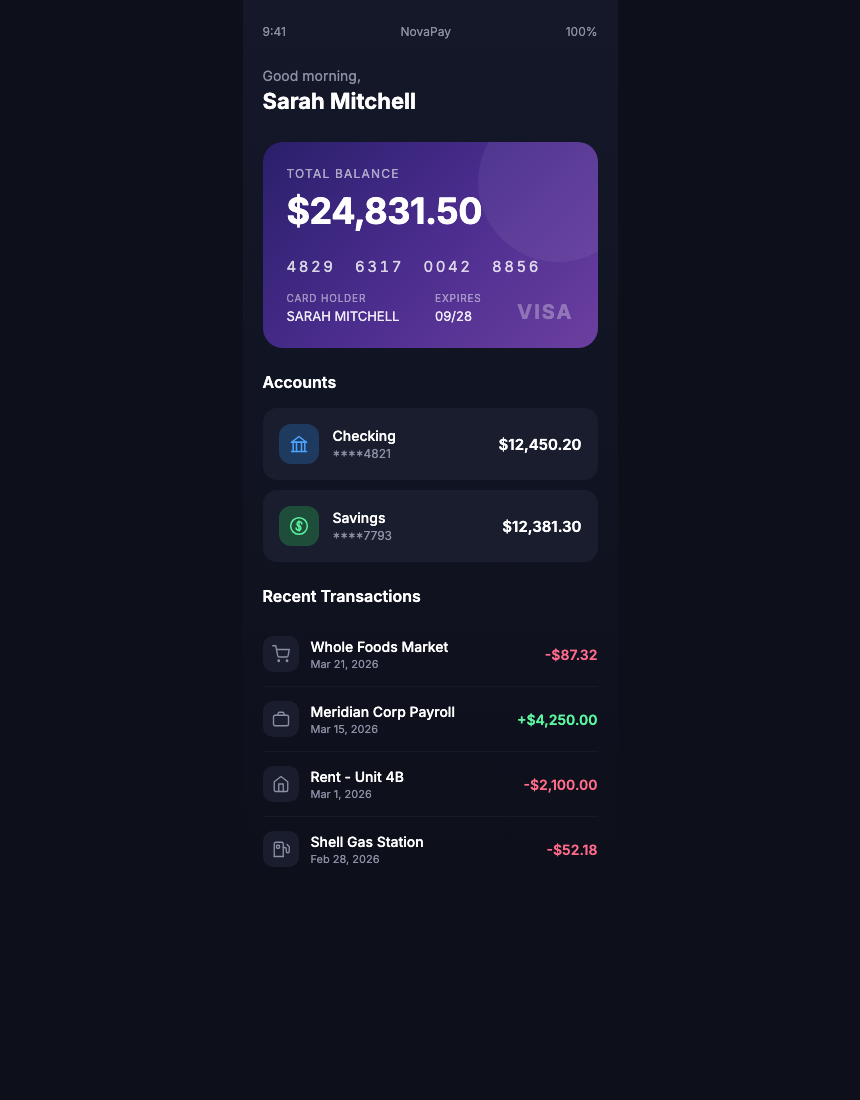
#> input picture tests/data/samples/exports/banking-dark.png, 860 x 1100 px
$ python -i image_optimizer.py   (imports and definitions only)
#> lines starting #> are read from the running program, lines starting #| are printed output that depends on the picture; after the words box and inside, x2 and y2 are one past the last pixel; in counts of white or black regions, pixels touching at a corner belong together
"""
Image preprocessing for improved OCR accuracy.

Implements adaptive thresholding, scaling, binarization, and noise removal
to optimize images before Apple Vision Framework OCR processing.
"""

import tempfile
from pathlib import Path
from typing import Optional

import numpy as np

try:
    import cv2
    OPENCV_AVAILABLE = True
except ImportError:
    OPENCV_AVAILABLE = False


class OCRPreprocessor:
    """
    Preprocessor for optimizing images before OCR.

    Uses OpenCV to apply adaptive thresholding, scaling, binarization,
    and noise removal to improve character recognition accuracy.
    """

    def __init__(
        self,
        target_dpi: int = 300,
        enable_adaptive_threshold: bool = True,
        enable_noise_removal: bool = True,
        enable_deskew: bool = False,  # Experimental
    ):
        """
        Initialize the preprocessor.

        Args:
            target_dpi: Target DPI for scaling (300 is optimal for OCR)
            enable_adaptive_threshold: Use adaptive thresholding for uneven lighting
            enable_noise_removal: Remove salt-and-pepper noise
            enable_deskew: Attempt to correct image skew (experimental)
        """
        if not OPENCV_AVAILABLE:
            raise RuntimeError("OpenCV not available. Install opencv-python.")

        self.target_dpi = target_dpi
        self.enable_adaptive_threshold = enable_adaptive_threshold
        self.enable_noise_removal = enable_noise_removal
        self.enable_deskew = enable_deskew

    def process(self, image_path: str, output_path: Optional[str] = None) -> str:
        """
        Process an image for optimal OCR.

        Args:
            image_path: Path to input image
            output_path: Optional path for output (creates temp file if None)

        Returns:
            Path to the processed image
        """
        # Read image
        img = cv2.imread(image_path)
#> img is the input picture: shape (1100, 860, 3); mean B, G, R 39.5, 22.2, 22
        if img is None:
            raise ValueError(f"Could not read image: {image_path}")

        # Apply preprocessing pipeline
        processed = self._preprocess_pipeline(img)

        # Save to output path or temp file
        if output_path is None:
            suffix = Path(image_path).suffix or '.png'
            fd, output_path = tempfile.mkstemp(suffix=suffix)
            import os
            os.close(fd)

        cv2.imwrite(output_path, processed)
        return output_path

    def _preprocess_pipeline(self, img: np.ndarray) -> np.ndarray:
        """
        Apply the full preprocessing pipeline.

        Pipeline order:
        1. Scale to target DPI (if needed)
        2. Convert to grayscale
        3. Apply adaptive thresholding (optional)
        4. Remove noise (optional)
        5. Deskew (optional, experimental)
        """
        # Step 1: Scale if image is small (assume 72 DPI source if small)
        img = self._scale_to_target_dpi(img)

        # Step 2: Convert to grayscale
        if len(img.shape) == 3:
            gray = cv2.cvtColor(img, cv2.COLOR_BGR2GRAY)
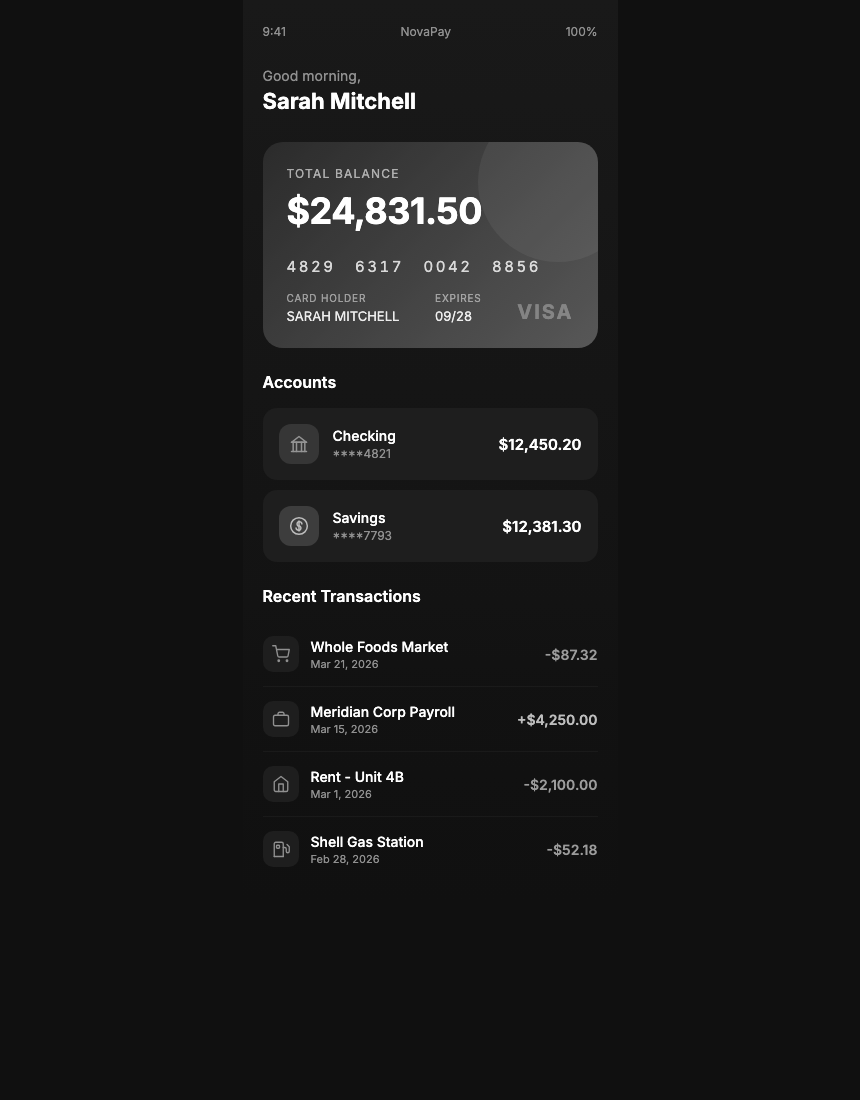
#> gray: shape (1100, 860); min 16, max 255, mean 24.4
        else:
            gray = img

        # Step 3: Apply adaptive thresholding
        if self.enable_adaptive_threshold:
            # Adaptive threshold handles uneven lighting in scanned documents
            binary = cv2.adaptiveThreshold(
                gray, 255,
                cv2.ADAPTIVE_THRESH_GAUSSIAN_C,
                cv2.THRESH_BINARY,
                blockSize=11,  # Size of local region
                C=2  # Constant subtracted from mean
            )
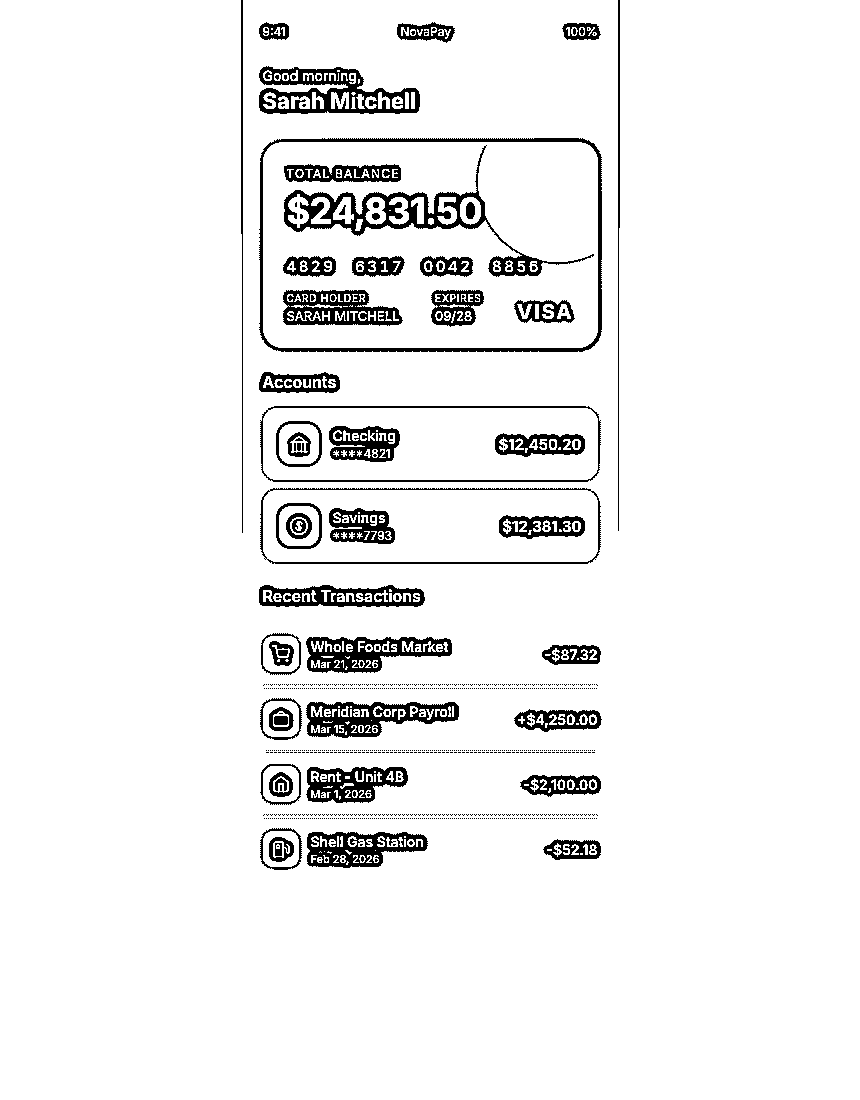
#> binary: shape (1100, 860); 94.3% white; 991 black regions (927 under 20 px), largest, box (x1, y1, x2, y2) and area: (284, 145, 594, 277) 4562, (259, 138, 602, 352) 3797, (259, 66, 420, 114) 3480
        else:
            # Standard Otsu binarization
            _, binary = cv2.threshold(gray, 0, 255, cv2.THRESH_BINARY + cv2.THRESH_OTSU)

        # Step 4: Noise removal
        if self.enable_noise_removal:
            # Morphological opening removes small noise particles
            kernel = np.ones((1, 1), np.uint8)
            binary = cv2.morphologyEx(binary, cv2.MORPH_OPEN, kernel)

            # Optional: median blur for salt-and-pepper noise
            binary = cv2.medianBlur(binary, 3)
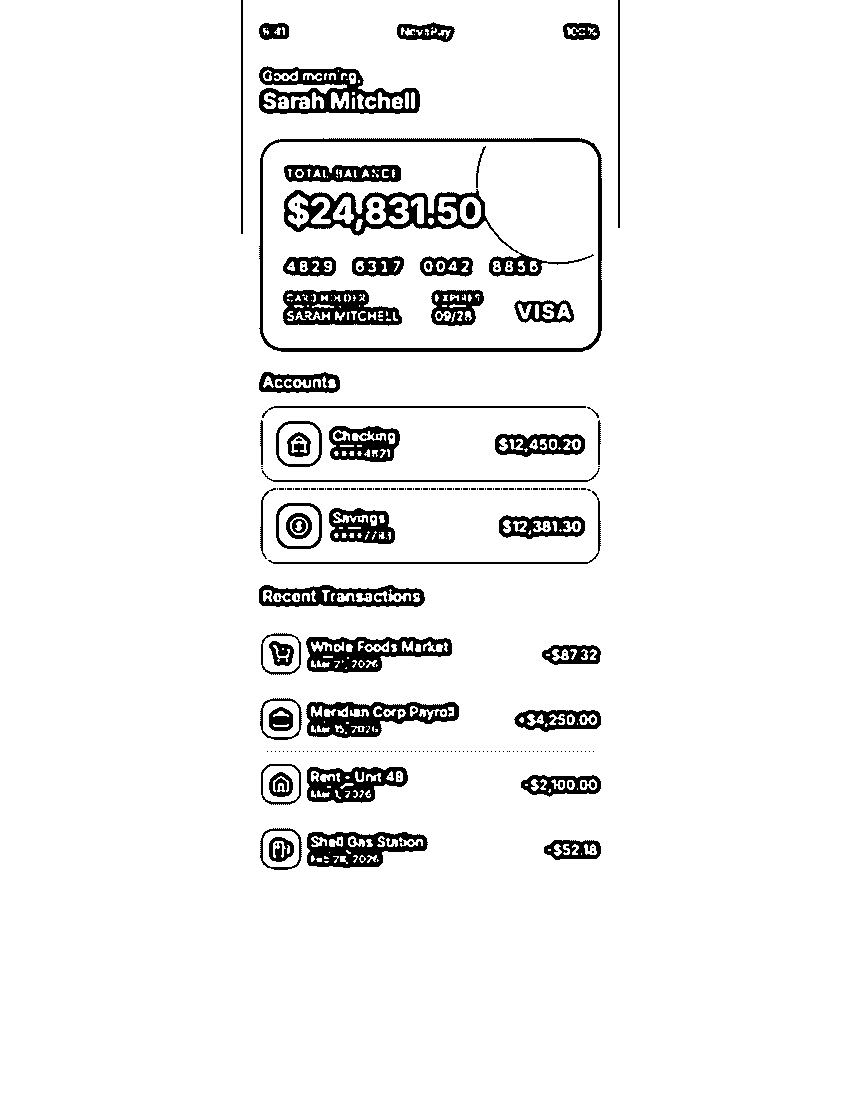
#> binary: shape (1100, 860); 94.4% white; 307 black regions (243 under 20 px), largest, box (x1, y1, x2, y2) and area: (284, 189, 594, 277) 4500, (259, 138, 602, 352) 3830, (259, 66, 420, 114) 3524

        # Step 5: Deskew (experimental)
        if self.enable_deskew:
            binary = self._deskew(binary)

        return binary

    def _scale_to_target_dpi(self, img: np.ndarray) -> np.ndarray:
        """
        Scale image to target DPI.

        Assumes source images below 200 pixels height are low-DPI
        and need upscaling for better OCR.
        """
        height, width = img.shape[:2]

        # Heuristic: if image is small, upscale
        # Assume 72 DPI source for small images
        if height < 500 or width < 500:
            # Scale factor to reach ~300 DPI equivalent
            scale_factor = max(2.0, self.target_dpi / 72)
            img = cv2.resize(
                img, None,
                fx=scale_factor,
                fy=scale_factor,
                interpolation=cv2.INTER_CUBIC
            )
        elif height > 4000 or width > 4000:
            # Downscale very large images to prevent memory issues
            scale_factor = min(4000 / height, 4000 / width)
            img = cv2.resize(
                img, None,
                fx=scale_factor,
                fy=scale_factor,
                interpolation=cv2.INTER_AREA
            )

        return img

    # [84 lines left out: functions _deskew, preprocess_for_ocr, not called in this run]

>>> result = OCRPreprocessor().process('../../tests/data/samples/exports/banking-dark.png')

$ run again, on tests/data/samples/exports/chat.png
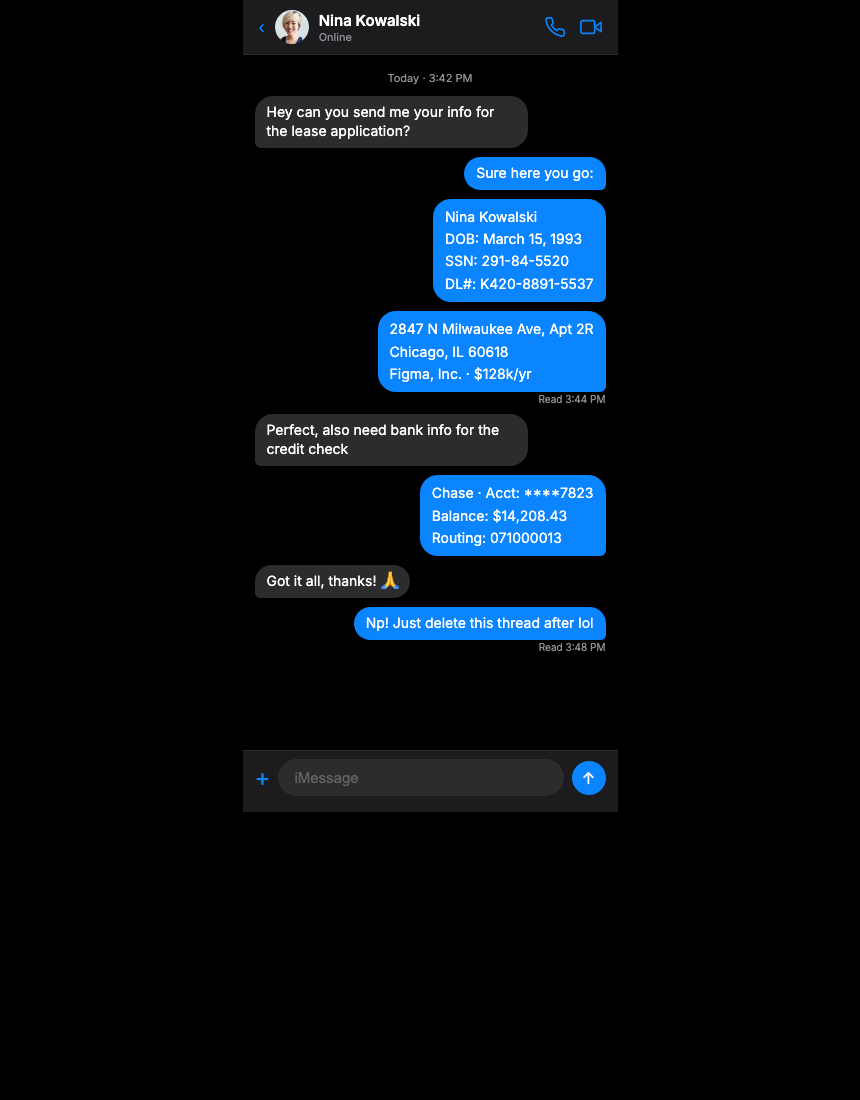
#> input picture tests/data/samples/exports/chat.png, 860 x 1100 px
#> in process, img is the input picture: shape (1100, 860, 3); mean B, G, R 21.6, 14, 6.6
#> in _preprocess_pipeline, `binary = cv2.adaptiveThreshold( gray, 255, cv2.ADAPTIVE_THRESH_GAUSSIA..`:
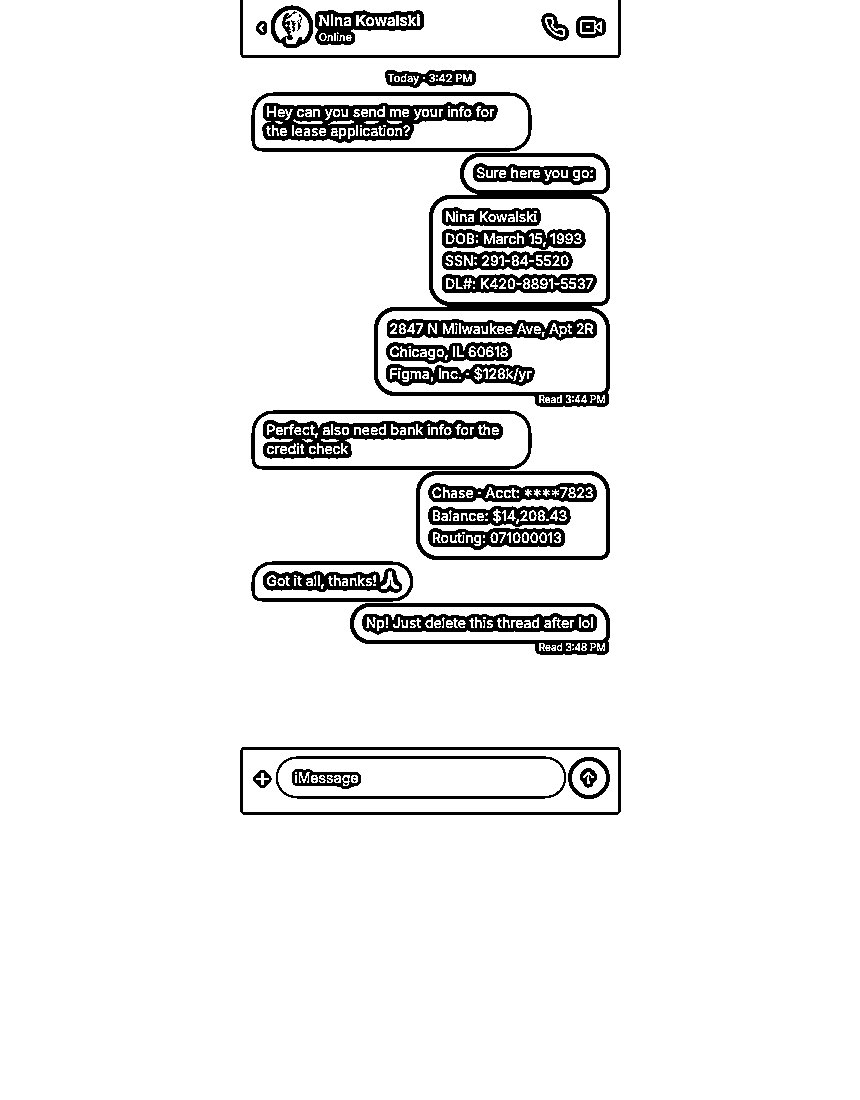
#> binary: shape (1100, 860); 93.3% white; 203 black regions (152 under 20 px), largest, box (x1, y1, x2, y2) and area: (374, 153, 610, 407) 6771, (262, 102, 498, 143) 4717, (263, 420, 503, 459) 3992
#> in _preprocess_pipeline, `binary = cv2.medianBlur(binary, 3)`:
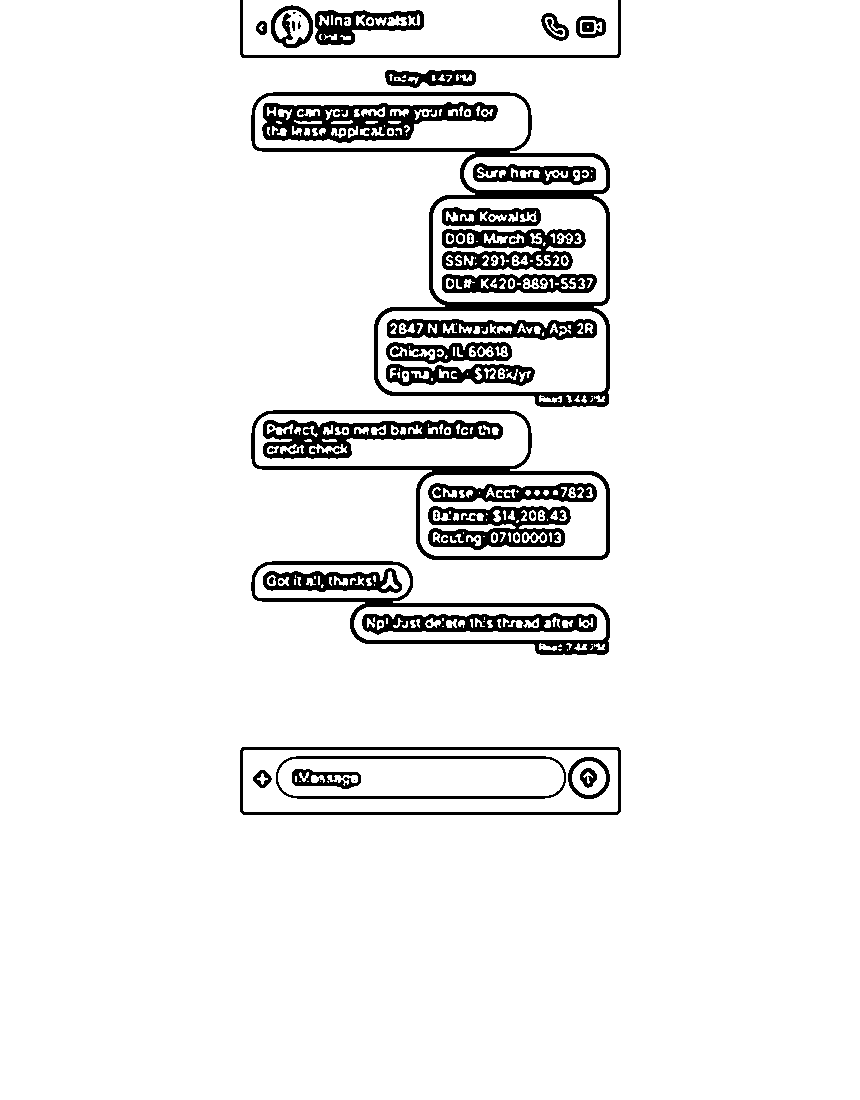
#> binary: shape (1100, 860); 93.2% white; 120 black regions (81 under 20 px), largest, box (x1, y1, x2, y2) and area: (251, 92, 610, 407) 9344, (262, 102, 498, 143) 4855, (251, 410, 610, 560) 4655
